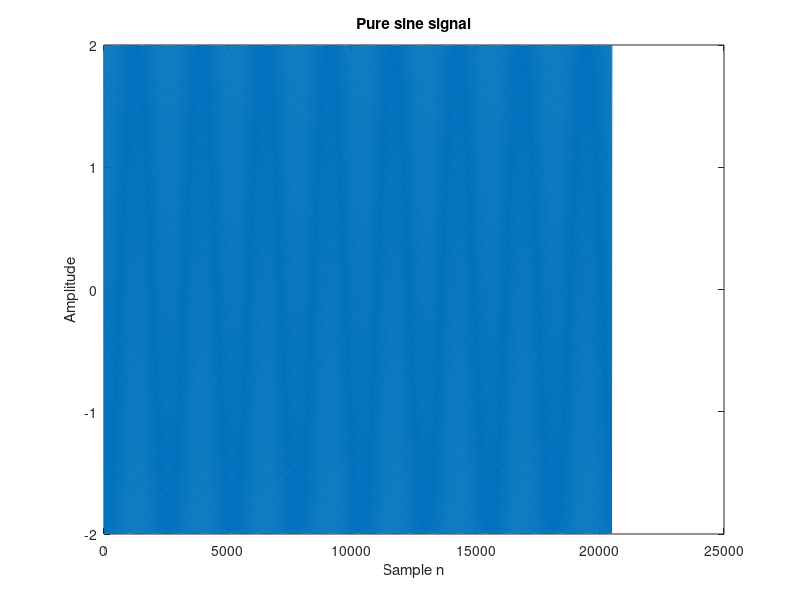
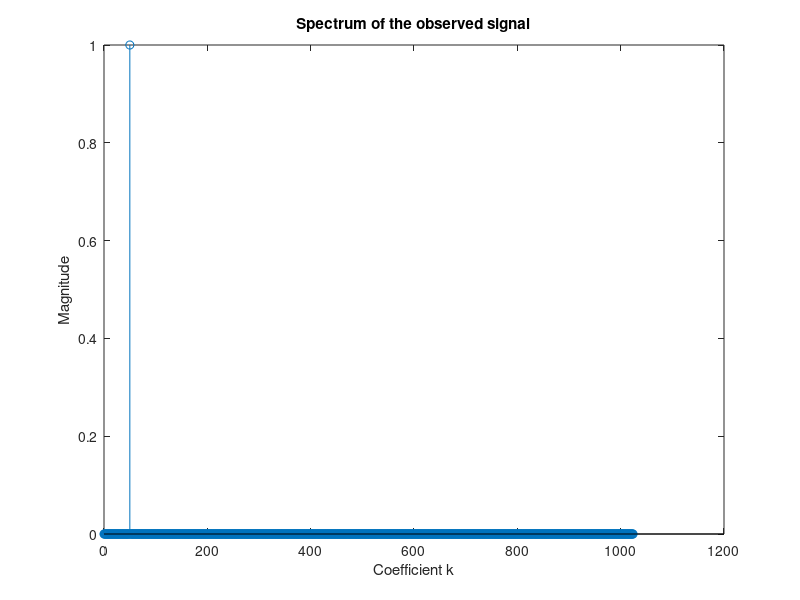
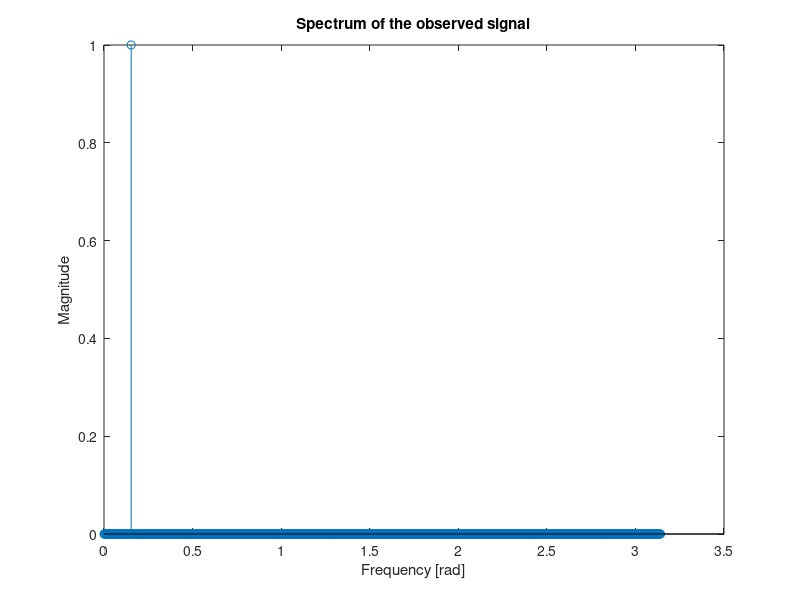
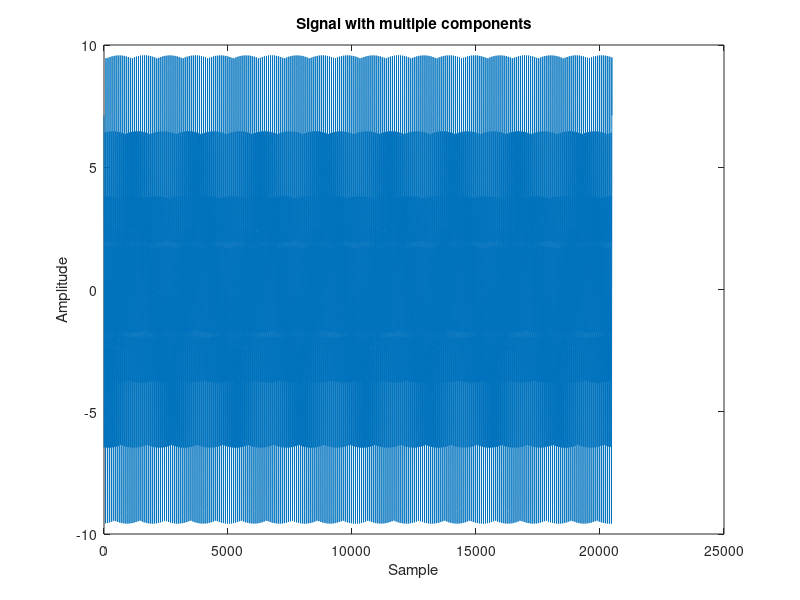

Source code (MATLAB) for these figures, in order:
clear all;
close all;
clc
load signal.mat


N=fs*2; % Number of samples in the signal (note! the script is written only for N with even integers)
n=0:10*N; % vector with indices

% the signal
A=2; % Amplitude
k=50; % Coefficient
fas=0; % Phase given in degrees
s=A*cos((2*pi/N)*k*n+fas*(pi/180)); % pure signal
figure
plot(n,s);
xlabel('Sample n')
ylabel('Amplitude')
title('Pure sine signal')

N1=N;
% calculate spectrum
tic; % start timer
S=abs(fft(s,N1)); % Note, we are looking for the frequency, hence the magnitude of the spectrum is fully sufficient. FFT is performed on the entire signal which is N samples long.
elapsedTime=toc; % Stop timer and display the time in seconds in the Workspace and save in parameter elapsedTime.
S=S(1:N1/2+1)/N1; % Real data gives symmetric spectrum, half is enough. Division by N to get the correct amplitude

% plot with coefficient k on the x-axis
figure
stem(0:N1/2,S)
xlabel('Coefficient k')
ylabel('Magnitude')
title('Spectrum of the observed signal')

% plot with radians on the x-axis
figure
stem((0:N1/2)*(2*pi/N1),S)
xlabel('Frequency [rad]')
ylabel('Magnitude')
title('Spectrum of the observed signal')

% signal1
A1=5; % Amplitude
k1=50; % Coefficient
fas1=0; % Phase given in degrees
s1=A1*cos((2*pi/N)*k1*n+fas1*(pi/180)); % pure signal
% signal2
A2=3; % Amplitude
k2=75; % Coefficient
fas2=45; % Phase given in degrees
s2=A2*cos((2*pi/N)*k2*n+fas2*(pi/180)); % pure signal
% signal3
A3=2; % Amplitude
k3=200; % Coefficient
fas3=90; % Phase given in degrees
s3=A3*cos((2*pi/N)*k3*n+fas3*(pi/180)); % pure signal

s=s1+s2+s3; % signal s now contains 3 frequency components with their own amplitude, frequency, and phase.
figure
plot(n,s);
xlabel('Sample')
ylabel('Amplitude')
title('Signal with multiple components')

% calculate spectrum
S=abs(fft(signal,N1)); % Note, we are looking for the frequency, hence the magnitude of the spectrum is fully sufficient
S=S(1:N1/2+1)/N1; % Real data gives symmetric spectrum, half is enough. Division by N to get the correct amplitude

% plot with coefficient k on the x-axis
figure
stem((0:N1/2),S)
xlabel('Coefficient k')
ylabel('Magnitude')
title('Spectrum of the observed signal')

% plot with radians on the x-axis
figure
stem((0:N1/2)*(2*pi/N1),S)
xlabel('Frequency [rad]')
ylabel('Magnitude')
title('Spectrum of the observed signal')
